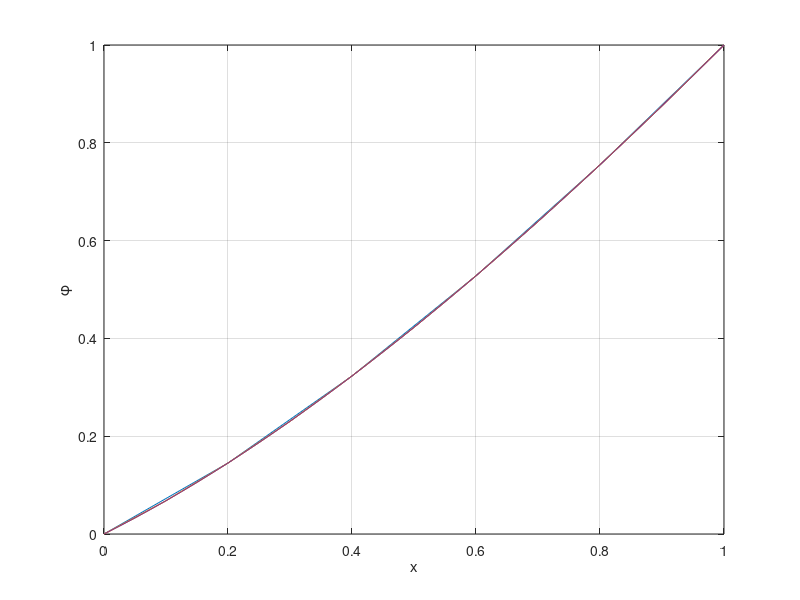
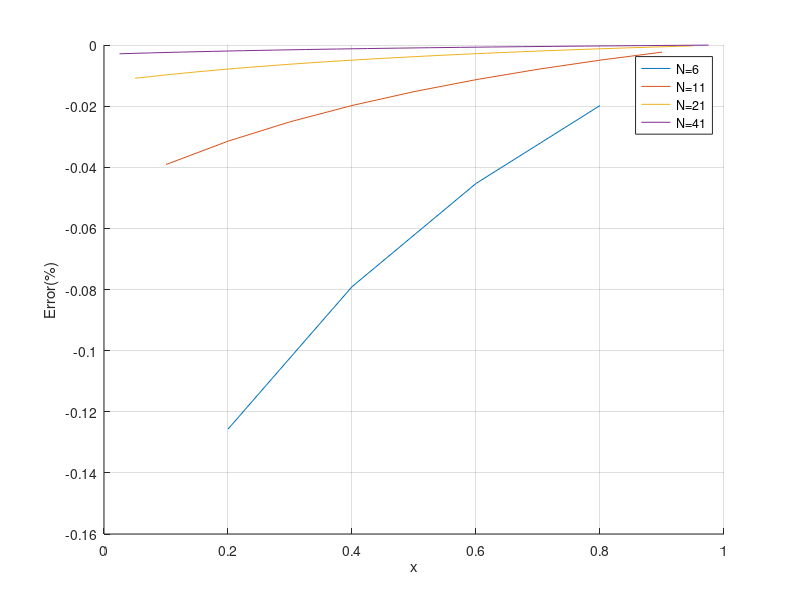

Write the MATLAB code that produced these figures, in order.
clc
clear all 
close all
%% #1
for a_N=[6 11 21 41]
x=linspace(0,1,a_N);
phi=exp(-x)+(2-exp(-1))*x-1;
figure (1)
plot(x,phi)
hold on
xlabel('x')
ylabel('{\phi}')
grid on
%legend('N=6','N=11','N=21','N=41')
end
hold off
%legend('N=6','N=11','N=21','N=41')

%% 2 use sample code on page 113

%N=[6 11 21 41];
%N=21;
for N=[6 11 21 41]
%N=21;
x_n=linspace(0,1,N);
l=1;
del_x=l/(N-1);
S_phi=exp(-x_n);
S_phi(1,1)=0;
S_phi(1,N)=1;
a_coeff=1./del_x.^2;
d_coeff=-2./del_x.^2;
c_coeff=1./del_x.^2;
% making the tridiagonal matrix 
% coeff_matrix=diag(a_coeff*ones(1,N-1),-1)+diag(d_coeff*ones(1,N))+diag(c_coeff*ones(1,N-1),1);
% coeff_matrix(1,1)=1;
% coeff_matrix(1,2:N)=0;
% coeff_matrix(N,N)=1;
% coeff_matrix(N,N-1)=0;
% vectors of diagonal
a=a_coeff*ones(1,N-1);
a(1,end)=0;
d=d_coeff*ones(1,N);
d(1,1)=1;
d(1,end)=1;
c=c_coeff(ones(1,N-1));
c(1,1)=0;

for i=2:N
xmult=a(i-1)/d(i-1);
d(i)=d(i)-xmult*c(i-1);
S_phi(i)=S_phi(i)-xmult*S_phi(i-1);
end

phi_new=zeros(1,N);
phi_new(1,end)=S_phi(1,end)/d(1,end);

for i=N-1:-1:1
phi_new(i)=(S_phi(i)-c(i)*phi_new(i+1))/d(i);
end
phi=exp(-x_n)+(2-exp(-1))*x_n-1;
% error
E=((phi(2:N-1)-phi_new(2:N-1))./phi(2:N-1))*100;
figure (2)
hold on
plot(x_n(2:N-1),E)
xlabel('x')
ylabel('Error(%)')
grid on

end
hold off
legend('N=6','N=11','N=21','N=41')